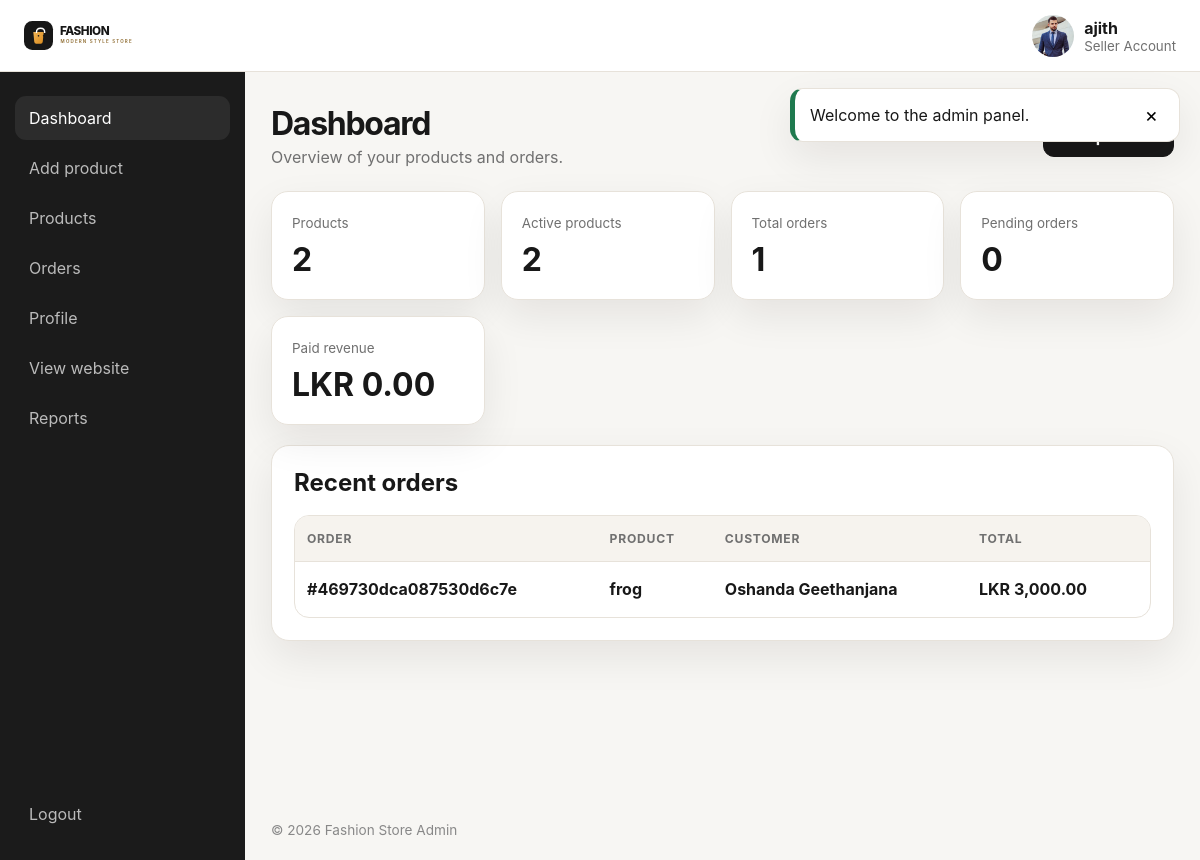
Screenshot of /admin/dashboard.php (signed in) with the database file from the repository.
### tables this page shows
CREATE TABLE `sellers` (
  `id` varchar(20) NOT NULL,
  `name` varchar(50) NOT NULL,
  `email` varchar(100) NOT NULL,
  `password` varchar(255) NOT NULL,
  `image` varchar(150) NOT NULL DEFAULT '',
  `created_at` timestamp NOT NULL DEFAULT current_timestamp(),
  `updated_at` timestamp NOT NULL DEFAULT current_timestamp() ON UPDATE current_timestamp()
);

CREATE TABLE `orders` (
  `id` varchar(20) NOT NULL,
  `user_id` varchar(20) NOT NULL,
  `seller_id` varchar(20) NOT NULL,
  `name` varchar(50) NOT NULL,
  `number` varchar(20) NOT NULL,
  `email` varchar(100) NOT NULL,
  `address` varchar(255) NOT NULL,
  `address_type` varchar(50) NOT NULL,
  `method` varchar(50) NOT NULL,
  `product_id` varchar(20) NOT NULL,
  `price` decimal(12,2) NOT NULL,
  `qty` int(10) UNSIGNED NOT NULL DEFAULT 1,
  `option_size` varchar(50) NOT NULL DEFAULT '',
  `date` date NOT NULL DEFAULT curdate(),
  `status` varchar(30) NOT NULL DEFAULT 'in progress',
  `payment_status` varchar(30) NOT NULL DEFAULT 'pending',
  `created_at` timestamp NOT NULL DEFAULT current_timestamp(),
  `updated_at` timestamp NOT NULL DEFAULT current_timestamp() ON UPDATE current_timestamp()
);

CREATE TABLE `products` (
  `id` varchar(20) NOT NULL,
  `seller_id` varchar(20) NOT NULL,
  `name` varchar(80) NOT NULL,
  `price` decimal(12,2) NOT NULL,
  `category` varchar(100) NOT NULL DEFAULT 'Other',
  `thumb_one` varchar(150) NOT NULL DEFAULT '',
  `thumb_two` varchar(150) NOT NULL DEFAULT '',
  `thumb_three` varchar(150) NOT NULL DEFAULT '',
  `stock` int(10) UNSIGNED NOT NULL DEFAULT 0,
  `product_detail` text NOT NULL,
  `status` varchar(20) NOT NULL DEFAULT 'active',
  `created_at` timestamp NOT NULL DEFAULT current_timestamp(),
  `updated_at` timestamp NOT NULL DEFAULT current_timestamp() ON UPDATE current_timestamp()
);

### components/functions.php (called while the page is built, shortened)
<?php
function app_root_path(): string
{
    return dirname(__DIR__);
}
function app_base_url(): string
{
    static $base = null;
    if ($base !== null) {
        return $base;
    }
    $documentRoot = realpath($_SERVER['DOCUMENT_ROOT'] ?? '') ?: '';
    $projectRoot = realpath(app_root_path()) ?: app_root_path();
    $documentRoot = str_replace('\\', '/', $documentRoot);
    $projectRoot = str_replace('\\', '/', $projectRoot);
    if ($documentRoot !== '' && str_starts_with(strtolower($projectRoot), strtolower($documentRoot))) {
        $base = '/' . trim(substr($projectRoot, strlen($documentRoot)), '/');
        if ($base === '/') {
            $base = '';
        }
    } else {
        $base = '';
    }
    return $base;
}
function app_url(string $path = ''): string
{
    $path = ltrim($path, '/');
    $baseUrl = app_base_url();
    if ($baseUrl === '' || $baseUrl === '/') {
        $baseUrl = '/fashion_web';
    }
    return $baseUrl . ($path !== '' ? '/' . $path : '');
}
function e(mixed $value): string
{
    return htmlspecialchars((string) $value, ENT_QUOTES | ENT_SUBSTITUTE, 'UTF-8');
}
function synchronise_auth_sessions(PDO $conn): array
{
    $resolved = ['user_id' => '', 'seller_id' => ''];
    $invalidated = false;
    $sources = ['user_id' => 'users', 'seller_id' => 'sellers'];
    foreach ($sources as $sessionKey => $table) {
        $raw = $_SESSION[$sessionKey] ?? '';
        $id = is_scalar($raw) ? trim((string) $raw) : '';
        if ($id === '' || !preg_match('/^[A-Za-z0-9_-]{1,20}$/', $id)) {
            continue;
        }
        $stmt = $conn->prepare("SELECT id FROM `{$table}` WHERE id = ? LIMIT 1");
        $stmt->execute([$id]);
        $storedId = $stmt->fetchColumn();
        $resolved[$sessionKey] = (string) $storedId;
    }
    return [$resolved['user_id'], $resolved['seller_id']];
}
function uploaded_image_url(?string $filename, string $kind = 'product'): string
{
    $filename = basename((string) $filename);
    if ($filename !== '' && is_file(app_root_path() . '/uploaded_files/' . $filename)) {
        return app_url('uploaded_files/' . rawurlencode($filename));
    }
    return app_url($kind === 'avatar' ? 'assets/avatar.svg' : 'assets/product-placeholder.svg');
}
function money(mixed $amount): string
{
    return 'LKR ' . number_format((float) $amount, 2);
}
function current_seller(PDO $conn): ?array
{
    $id = (string) ($GLOBALS['seller_id'] ?? $_SESSION['seller_id'] ?? '');
    $stmt = $conn->prepare('SELECT * FROM sellers WHERE id = ? LIMIT 1');
    $stmt->execute([$id]);
    $seller = $stmt->fetch(PDO::FETCH_ASSOC) ?: null;
    return $seller;
}
function is_system_admin(PDO $conn): bool
{
    $seller = current_seller($conn);
    return (string) ($seller['id'] ?? '') === 'ADM1N000000000000001'
        || strtolower((string) ($seller['email'] ?? '')) === 'admin@fashionstore.lk';
}

### components/connect.php (called while the page is built, shortened)
<?php
require_once __DIR__ . '/functions.php';
$host = getenv('DB_HOST') ?: '127.0.0.1';
$dbName = getenv('DB_NAME') ?: 'fashion_db';
$dbUser = getenv('DB_USER') ?: 'root';
$dbPass = getenv('DB_PASS') ?: '';
$configuredPort = getenv('DB_PORT');
$ports = $configuredPort !== false && $configuredPort !== '' ? [(int) $configuredPort] : [3306, 3307];
$conn = null;
foreach (array_unique($ports) as $port) {
    try {
        $dsn = "mysql:host={$host};port={$port};dbname={$dbName};charset=utf8mb4";
        $conn = new PDO($dsn, $dbUser, $dbPass, [
            PDO::ATTR_ERRMODE => PDO::ERRMODE_EXCEPTION,
            PDO::ATTR_DEFAULT_FETCH_MODE => PDO::FETCH_ASSOC,
            PDO::ATTR_EMULATE_PREPARES => false,
        ]);
        break;
    } catch (Throwable $exception) {
        $connectionError = $exception;
    }
}
[$user_id, $seller_id] = synchronise_auth_sessions($conn);

### admin/dashboard.php (the view, shortened to what this page needs)
<?php
require_once __DIR__ . '/../components/connect.php';
function count_for(PDO $conn, string $sql, array $params = []): int
{
    $stmt = $conn->prepare($sql);
    $stmt->execute($params);
    return (int) $stmt->fetchColumn();
}
$isSystemAdmin = is_system_admin($conn);
$scopeSql = $isSystemAdmin ? '' : ' WHERE seller_id = ?';
$scopeParams = $isSystemAdmin ? [] : [$seller_id];
$scopeAnd = $isSystemAdmin ? ' WHERE ' : ' AND ';
$productCount = count_for($conn, 'SELECT COUNT(*) FROM products' . $scopeSql, $scopeParams);
$activeCount = count_for($conn, "SELECT COUNT(*) FROM products" . $scopeSql . $scopeAnd . "status = 'active'", $scopeParams);
$orderCount = count_for($conn, 'SELECT COUNT(*) FROM orders' . $scopeSql, $scopeParams);
$pendingCount = count_for($conn, "SELECT COUNT(*) FROM orders" . $scopeSql . $scopeAnd . "status IN ('in progress','preparing','delivering','confirmed')", $scopeParams);
$revenueSql = "SELECT COALESCE(SUM(price * qty), 0) FROM orders" . $scopeSql . $scopeAnd . "payment_status = 'paid' AND status <> 'canceled'";
$revenueStmt = $conn->prepare($revenueSql);
$revenueStmt->execute($scopeParams);
$revenue = (float) $revenueStmt->fetchColumn();
$recentSql = 'SELECT o.*, p.name AS product_name, s.name AS seller_name FROM orders o LEFT JOIN products p ON p.id = o.product_id LEFT JOIN sellers s ON s.id = o.seller_id';
$recentParams = [];
if (!$isSystemAdmin) {
    $recentSql .= ' WHERE o.seller_id = ?';
    $recentParams[] = $seller_id;
}
$recentSql .= ' ORDER BY o.created_at DESC, o.date DESC LIMIT 6';
$recent = $conn->prepare($recentSql);
$recent->execute($recentParams);
$recentOrders = $recent->fetchAll();
?>
<!doctype html><html lang="en"><head><meta charset="utf-8"><meta name="viewport" content="width=device-width,initial-scale=1"><title>Admin Dashboard</title><link rel="stylesheet" href="<?= e(app_url('css/admin_style.css')) ?>"></head><body>
<?php include __DIR__ . '/../components/admin_header.php'; ?>
<main class="admin-main"><div class="admin-container">
<div class="admin-page-heading"><div><h1>Dashboard</h1><p><?= $isSystemAdmin ? 'Complete overview of all sellers, products, customers, and orders.' : 'Overview of your products and orders.' ?></p></div><a class="button" href="<?= e(app_url('admin/add_product.php')) ?>">Add product</a></div>
<div class="stats-grid">
    <div class="stat-card"><span><?= $isSystemAdmin ? 'All products' : 'Products' ?></span><strong><?= $productCount ?></strong></div>
    <div class="stat-card"><span>Active products</span><strong><?= $activeCount ?></strong></div>
    <div class="stat-card"><span>Total orders</span><strong><?= $orderCount ?></strong></div>
    <div class="stat-card"><span>Pending orders</span><strong><?= $pendingCount ?></strong></div>
    <div class="stat-card"><span>Paid revenue</span><strong><?= e(money($revenue)) ?></strong></div>
</div>
<section class="panel"><h2>Recent orders</h2>
<?php if ($recentOrders): ?>
<div class="table-wrap">
  <table class="data-table">
    <thead>
      <tr>
        <th>Order</th>
        <th>Product</th>
        <th>Customer</th>
        <th>Total</th>
        <th>Status</th>
      </tr>
    </thead>
    <tbody>
      <?php foreach ($recentOrders as $order): ?>
      <tr>
        <td><strong>#<?= e($order['id']) ?></strong></td>
        <td>
          <div class="table-product-details">
            <strong><?= e($order['product_name'] ?? 'Deleted product') ?></strong>
          </div>
        </td>
        <td>
          <div class="table-customer">
            <strong><?= e($order['name']) ?></strong>
          </div>
        </td>
        <td><strong style="white-space:nowrap;"><?= e(money((float) $order['price'] * (int) $order['qty'])) ?></strong></td>
        <td><span class="badge <?= e(str_replace(' ', '-', $order['status'])) ?>"><?= e($order['status']) ?></span></td>
      </tr>
      <?php endforeach; ?>
    </tbody>
  </table>
</div>
<?php else: ?>
<div class="empty-state">No orders have been placed yet.</div>
<?php endif; ?>
</section></div></main>
<?php include __DIR__ . '/../components/admin_footer.php'; include __DIR__ . '/../components/alert.php'; ?>
</body></html>

### components/admin_header.php (shortened to what this page needs)
<?php
$seller = current_seller($conn);
$isSystemAdmin = is_system_admin($conn);
$currentPage = basename($_SERVER['PHP_SELF'] ?? '');
?>
<header class="admin-topbar">
    <a class="admin-brand" href="<?= e(app_url('admin/dashboard.php')) ?>"><img src="<?= e(app_url('assets/logo.svg')) ?>" alt="Fashion Store"></a>
    <div class="admin-user">
        <img src="<?= e(uploaded_image_url($seller['image'] ?? '', 'avatar')) ?>" alt="Admin">
        <div><strong><?= e($seller['name'] ?? 'Admin') ?></strong><small><?= $isSystemAdmin ? 'System / Super Admin' : 'Seller Account' ?></small></div>
    </div>
</header>
<aside class="admin-sidebar" data-admin-sidebar>
    <nav>
        <a class="<?= $currentPage === 'dashboard.php' ? 'active' : '' ?>" href="<?= e(app_url('admin/dashboard.php')) ?>">Dashboard</a>
        <a class="<?= $currentPage === 'add_product.php' ? 'active' : '' ?>" href="<?= e(app_url('admin/add_product.php')) ?>">Add product</a>
        <a class="<?= in_array($currentPage, ['view_product.php','read_product.php','edit_product.php','edite_product.php'], true) ? 'active' : '' ?>" href="<?= e(app_url('admin/view_product.php')) ?>">Products</a>
        <a class="<?= $currentPage === 'admin_orders.php' ? 'active' : '' ?>" href="<?= e(app_url('admin/admin_orders.php')) ?>">Orders</a>
        <a class="<?= in_array($currentPage, ['profile.php','update.php'], true) ? 'active' : '' ?>" href="<?= e(app_url('admin/profile.php')) ?>">Profile</a>
        <a href="<?= e(app_url('home.php')) ?>" target="_blank">View website</a>
        <a class="<?= $currentPage === 'reports.php' ? 'active' : '' ?>" href="<?= e(app_url('admin/reports.php')) ?>">Reports</a>
    </nav>
    <form action="<?= e(app_url('components/admin_logout.php')) ?>" method="post">
        <button type="submit" class="sidebar-logout">Logout</button>
    </form>
</aside>

### css/admin_style.css (style rules this page uses)
:root { --ink:#181818;--muted:#707070;--line:#e7e2da;--soft:#f6f3ee;--accent:#e59a2f;--danger:#b73737;--success:#1f7a4f;--shadow:0 16px 40px rgba(20,18,14,.08) }
* { box-sizing:border-box }
body { margin:0;font-family:Inter,Arial,sans-serif;background:#f7f6f3;color:var(--ink) }
a { text-decoration:none;color:inherit }
img { display:block;max-width:100% }
button,input,textarea,select { font:inherit }
.admin-topbar { position:fixed;z-index:50;top:0;left:0;right:0;height:72px;background:#fff;border-bottom:1px solid var(--line);display:flex;align-items:center;padding:0 24px;gap:18px }
.admin-brand img { width:145px }
.admin-user { margin-left:auto;display:flex;align-items:center;gap:10px }
.admin-user img { width:42px;height:42px;border-radius:50%;object-fit:cover }
.admin-user small { display:block;color:var(--muted) }
.admin-sidebar { position:fixed;top:72px;bottom:0;left:0;width:245px;background:#1b1b1b;color:#ddd;padding:24px 15px;display:flex;flex-direction:column;justify-content:space-between;z-index:40 }
.admin-sidebar nav { display:grid;gap:6px }
.admin-sidebar a,.sidebar-logout { display:block;padding:12px 14px;border-radius:11px;border:0;background:none;color:#bbb;text-align:left;width:100%;cursor:pointer }
.admin-sidebar a:hover,.admin-sidebar a.active,.sidebar-logout:hover { background:#2c2c2c;color:#fff }
.admin-main { margin-left:245px;padding:104px 26px 36px;min-height:100vh }
.admin-container { max-width:1220px;margin:auto }
.admin-page-heading { display:flex;justify-content:space-between;gap:20px;align-items:center;margin-bottom:24px }
.admin-page-heading h1 { margin:0;font-size:2rem;letter-spacing:-.04em }
.admin-page-heading p { margin:4px 0 0;color:var(--muted) }
.button,.btn { display:inline-flex;align-items:center;justify-content:center;border:1px solid var(--ink);background:var(--ink);color:#fff;padding:10px 16px;border-radius:11px;cursor:pointer;font-weight:700 }
.stats-grid { display:grid;grid-template-columns:repeat(4,1fr);gap:16px }
.stat-card { background:#fff;border:1px solid var(--line);border-radius:17px;padding:20px;box-shadow:var(--shadow) }
.stat-card span { color:var(--muted);font-size:.84rem }
.stat-card strong { display:block;font-size:2rem;margin-top:8px }
.panel { background:#fff;border:1px solid var(--line);border-radius:18px;padding:22px;box-shadow:var(--shadow);margin-top:20px }
.panel h2 { margin:0 0 18px }
.table-wrap { overflow:auto;border:1px solid var(--line);border-radius:15px }
.data-table { width:100%;border-collapse:collapse;min-width:980px }
.data-table th,.data-table td { text-align:left;padding:14px 12px;border-bottom:1px solid var(--line);vertical-align:middle;line-height:1.4 }
.data-table th { background:var(--soft);font-size:.76rem;text-transform:uppercase;letter-spacing:.06em;color:var(--muted);white-space:nowrap }
.data-table tr:last-child td { border-bottom:0 }
.table-product-details,.table-seller,.table-customer,.table-delivery { display:flex;flex-direction:column;gap:3px;word-break:break-word }
.table-customer { min-width:130px }

### rows the page displays
sellers: image (picture), name "ajith"
orders: id "469730dca087530d6c7e", product.name "frog", name "Oshanda Geethanjana", money((float) $order['price'] * (int) $order['qty']) "LKR 3,000.00"

### other values shown
$productCount "2"
$activeCount "2"
$orderCount "1"
$pendingCount "0"
money($revenue) "LKR 0.00"
$flash['message'] "Welcome to the admin panel."
